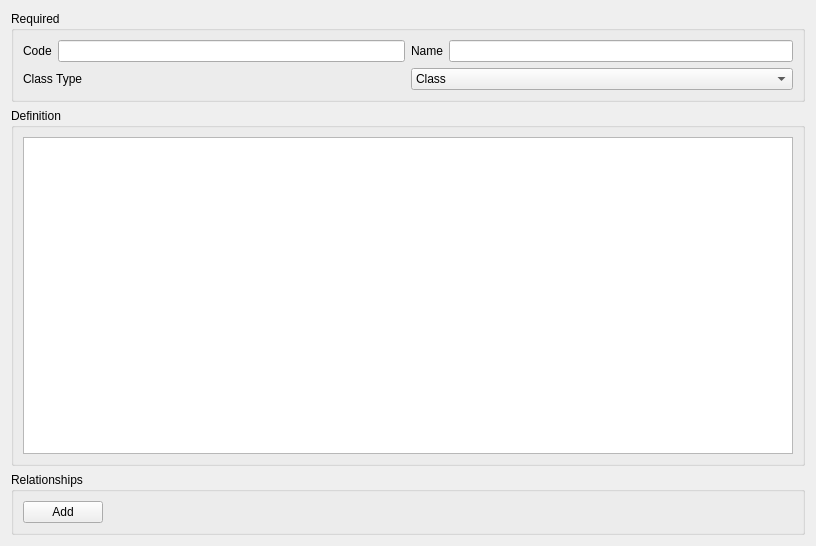
<?xml version="1.0" encoding="UTF-8"?>
<ui version="4.0">
 <class>ClassEditor</class>
 <widget class="QWidget" name="ClassEditor">
  <property name="geometry">
   <rect>
    <x>0</x>
    <y>0</y>
    <width>816</width>
    <height>546</height>
   </rect>
  </property>
  <property name="windowTitle">
   <string>Form</string>
  </property>
  <layout class="QVBoxLayout" name="verticalLayout">
   <item>
    <widget class="QGroupBox" name="gb_required">
     <property name="title">
      <string>Required</string>
     </property>
     <layout class="QGridLayout" name="gridLayout">
      <item row="0" column="0">
       <layout class="QHBoxLayout" name="hl_code">
        <item>
         <widget class="QLabel" name="lb_code">
          <property name="text">
           <string>Code</string>
          </property>
         </widget>
        </item>
        <item>
         <widget class="QLineEdit" name="le_code"/>
        </item>
       </layout>
      </item>
      <item row="1" column="0">
       <widget class="QLabel" name="lb_class_type">
        <property name="text">
         <string>Class Type</string>
        </property>
       </widget>
      </item>
      <item row="0" column="1">
       <layout class="QHBoxLayout" name="hl_name">
        <item>
         <widget class="QLabel" name="lb_name">
          <property name="text">
           <string>Name</string>
          </property>
         </widget>
        </item>
        <item>
         <widget class="QLineEdit" name="le_name"/>
        </item>
       </layout>
      </item>
      <item row="1" column="1">
       <widget class="QComboBox" name="cb_class_type">
        <property name="editable">
         <bool>false</bool>
        </property>
        <item>
         <property name="text">
          <string>Class</string>
         </property>
        </item>
        <item>
         <property name="text">
          <string>Material</string>
         </property>
        </item>
        <item>
         <property name="text">
          <string>GroupOfProperties</string>
         </property>
        </item>
        <item>
         <property name="text">
          <string>AlternativeUse</string>
         </property>
        </item>
       </widget>
      </item>
     </layout>
    </widget>
   </item>
   <item>
    <widget class="QGroupBox" name="gb_defintion">
     <property name="title">
      <string>Definition</string>
     </property>
     <layout class="QVBoxLayout" name="verticalLayout_2">
      <item>
       <widget class="QTextEdit" name="te_definition"/>
      </item>
     </layout>
    </widget>
   </item>
   <item>
    <widget class="QGroupBox" name="gb_relationship">
     <property name="title">
      <string>Relationships</string>
     </property>
     <layout class="QVBoxLayout" name="verticalLayout_3">
      <item>
       <layout class="QVBoxLayout" name="vl_relationship"/>
      </item>
      <item>
       <layout class="QHBoxLayout" name="hl_releationship_button">
        <item>
         <widget class="QPushButton" name="pushButton">
          <property name="text">
           <string>Add</string>
          </property>
         </widget>
        </item>
        <item>
         <spacer name="horizontalSpacer">
          <property name="orientation">
           <enum>Qt::Orientation::Horizontal</enum>
          </property>
          <property name="sizeHint" stdset="0">
           <size>
            <width>40</width>
            <height>20</height>
           </size>
          </property>
         </spacer>
        </item>
       </layout>
      </item>
     </layout>
    </widget>
   </item>
  </layout>
 </widget>
 <resources/>
 <connections/>
</ui>
